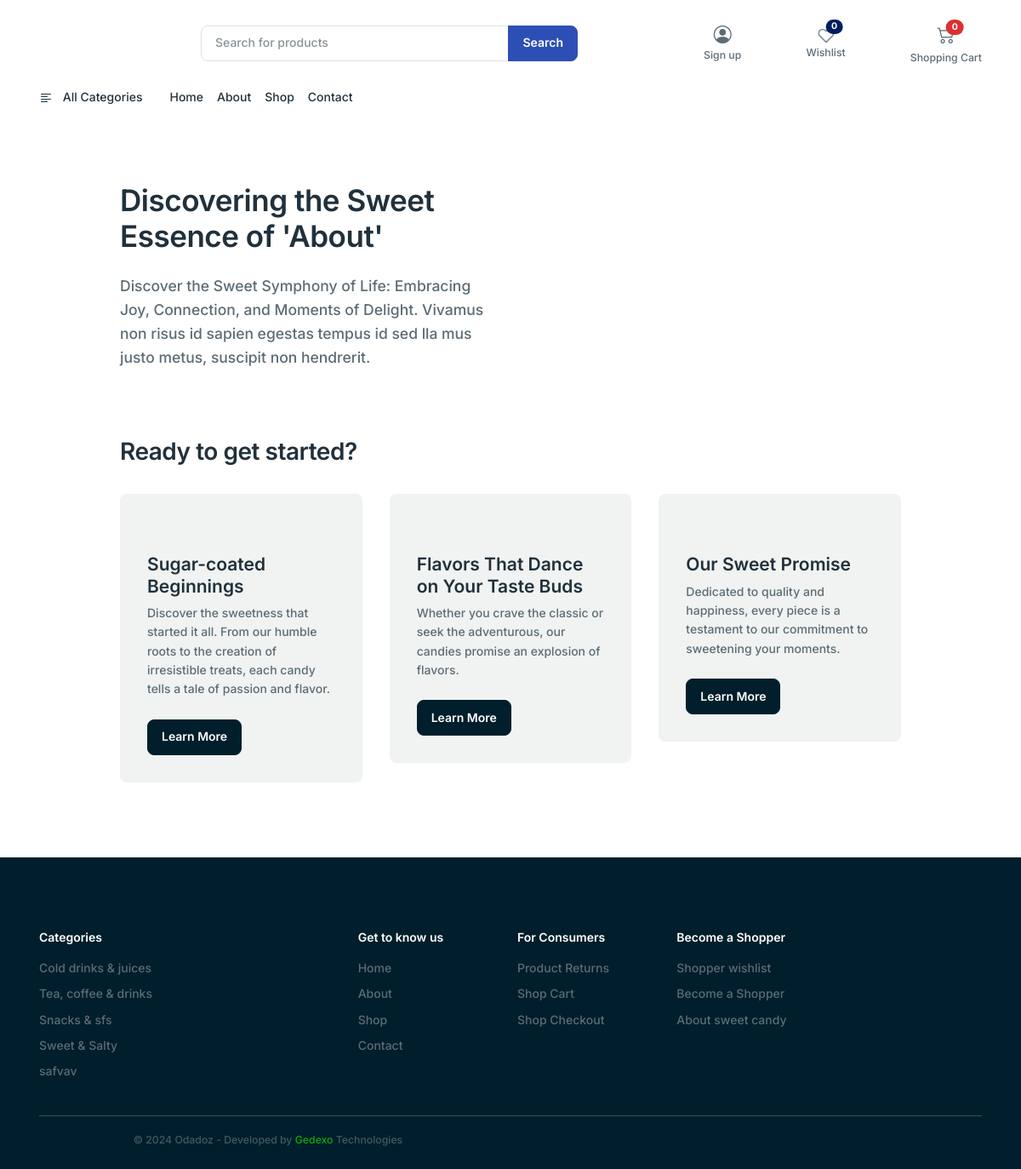
/about, run on the app's committed database.
### products/models.py (models this page shows, shortened)
class Category(models.Model):
    title = models.CharField(max_length=150)
    class Meta:
        verbose_name = ("Category")
        verbose_name_plural = ("Category")

### web/views.py (the view)
# urls.py: path("about", views.about, name="about"),
def about(request):
    wishlist_items = Wishlist.objects.filter(user=request.user.id)
    wishlist_count = wishlist_items.count()
    categories = Category.objects.all()
    subcategories = SubCategory.objects.all()
    context = {
        "wishlist_items": wishlist_items,
        "wishlist_count": wishlist_count,
        "categories": categories,
        "subcategory": subcategories,
    }
    return render(request,"web/about.html",context)

### templates/web/about.html (shortened to what this page needs)
{% extends 'web/partials/base.html' %}
{% load static %}
{% block content %}
<main>
  <section class="mt-lg-14 mt-8">
    <div class="container">
      <div class="row">
        <div class="offset-lg-1 col-lg-10 col-12">
          <div class="row align-items-center mb-14">
            <div class="col-md-6">
              <div class="ms-xxl-14 me-xxl-15 mb-8 mb-md-0 text-center text-md-start">
                <h1 class="mb-6">Discovering the Sweet Essence of 'About'</h1>
                <p class="mb-0 lead">Discover the Sweet Symphony of Life: Embracing Joy, Connection, and Moments of Delight. Vivamus non risus id sapien egestas tempus id sed lla mus justo metus, suscipit non hendrerit.</p>
              </div>
            </div>
            <div class="col-md-6">
              <div class=" me-6">
              </div>
            </div>
          </div>
          <div class="row mb-12">
            <div class="col-12">
              <div class="mb-8">
                <h2>Ready to get started?</h2>
              </div>
            </div>
            <div class="col-md-4">
              <div class="card bg-light mb-6 border-0">
                <div class="card-body p-8">
                  <div class="mb-4">
                  </div>
                  <h4>Sugar-coated Beginnings</h4>
                  <p>Discover the sweetness that started it all. From our humble roots to the creation of irresistible treats, each candy tells a tale of passion and flavor. </p>
                  <a href="{% url "web:contact" %}" class="btn btn-dark mt-2">Learn More</a>
                </div>
              </div>
            </div>
            <div class="col-md-4">
              <div class="card bg-light mb-6 border-0">
                <div class="card-body p-8">
                  <div class="mb-4">
                  </div>
                  <h4>Flavors That Dance on Your Taste Buds</h4>
                  <p>Whether you crave the classic or seek the adventurous, our candies promise an explosion of flavors.</p>
                  <a href="{% url "web:contact" %}" class="btn btn-dark mt-2">Learn More</a>
                </div>
              </div>
            </div>
            <div class="col-md-4">
              <div class="card bg-light mb-6 border-0">
                <div class="card-body p-8">
                  <div class="mb-4">
                  </div>
                  <h4>Our Sweet Promise</h4>
                  <p>Dedicated to quality and happiness, every piece is a testament to our commitment to sweetening your moments.</p>
                  <a href="{% url "web:contact" %}" class="btn btn-dark mt-2">Learn More</a>
                </div>
              </div>
            </div>
          </div>
        </div>
      </div>
    </div>
  </section>
</main>
{% endblock %}

### templates/web/partials/footer.html (shortened to what this page needs)
{% load static %}
<!DOCTYPE html>
<html lang="en">
<head>
</head>
<body>
<footer class="footer bg-dark pb-6 pt-4 pt-md-12">
  <div class="container">
    <br>
    <div class="row g-4 ">
      <div class="col-12 col-md-12 col-lg-4">
        <h6 class="mb-4 text-white">Categories</h6>
        <div class="row">
          <div class="col-6">
            {% for category in categories %}
            <ul class="nav flex-column">
              <li class="nav-item mb-2"><a href="{% url 'products:shop' %}?category={{ category.id }}" class="nav-link">{{ category.title }}</a></li>
            </ul>
            {% endfor %}
          </div>
          <div class="col-6">
            <ul class="nav flex-column">
            </ul>
          </div>
        </div>
      </div>
      <div class="col-12 col-md-12 col-lg-8">
        <div class="row g-4">
          <div class="col-6 col-sm-6 col-md-3">
            <h6 class="mb-4 text-white">Get to know us</h6>
              <ul class="nav flex-column">
                <li class="nav-item mb-2"><a href="{% url "products:index" %}" class="nav-link">Home</a></li>
                <li class="nav-item mb-2"><a href="{% url "web:about" %}" class="nav-link">About</a></li>
                <li class="nav-item mb-2"><a href="{% url "products:shop" %}" class="nav-link">Shop</a></li>
                <li class="nav-item mb-2"><a href="{% url "web:contact" %}" class="nav-link">Contact</a></li>
              </ul>
          </div>
          <div class="col-6 col-sm-6 col-md-3">
            <h6 class="mb-4 text-white">For Consumers</h6>
            <ul class="nav flex-column">
              <li class="nav-item mb-2"><a href="{% url "products:shop" %}" class="nav-link">Product Returns</a></li>
              <li class="nav-item mb-2"><a href="{% url "orders:cart_detail" %}" class="nav-link">Shop Cart</a></li>
              <li class="nav-item mb-2"><a href="{% url "orders:checkout" %}" class="nav-link">Shop Checkout</a></li>
            </ul>
          </div>
          <div class="col-6 col-sm-6 col-md-3">
            <h6 class="mb-4 text-white">Become a Shopper</h6>
            <ul class="nav flex-column">
              <li class="nav-item mb-2"><a href="{% url "orders:wishlist" %}" class="nav-link">Shopper wishlist</a></li>
              <li class="nav-item mb-2"><a href="{% url "products:shop" %}" class="nav-link">Become a Shopper</a></li>
              <li class="nav-item mb-2"><a href="{% url "web:about" %}" class="nav-link">About sweet candy</a></li>
            </ul>
          </div>
        </div>
      </div>
    </div>
    <hr class="mt-8 opacity-25">
    <div class="text-center">
      <div class="row align-items-center ">
        <div class="col-md-6"><span class="small text-muted"><span id="copyright"> ©
          </span>Odadoz - Developed by<a class="text-primary" href="https://gedexo.com/"> Gedexo </a> Technologies</span></div>
      </div>
    </div>
  </div>
</footer>
</body>
</html>

### data on the page
Category: title "Cold drinks & juices"
Category: title "Tea, coffee & drinks"
Category: title "Snacks & sfs"
Category: title "Sweet & Salty"
Category: title "safvav"

### other printed values
{{ wishlist_count }} "0"
{{ request.session.cart|length }} "0"
